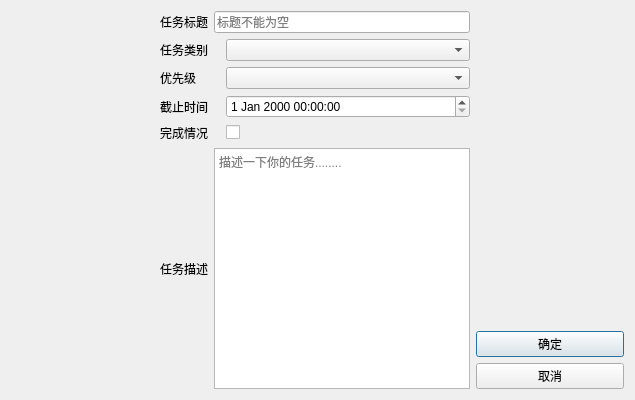
<?xml version="1.0" encoding="UTF-8"?>
<ui version="4.0">
 <class>TaskDialog</class>
 <widget class="QDialog" name="TaskDialog">
  <property name="geometry">
   <rect>
    <x>0</x>
    <y>0</y>
    <width>635</width>
    <height>400</height>
   </rect>
  </property>
  <property name="windowTitle">
   <string>Dialog</string>
  </property>
  <layout class="QHBoxLayout" name="horizontalLayout_7">
   <item>
    <spacer name="horizontalSpacer">
     <property name="orientation">
      <enum>Qt::Orientation::Horizontal</enum>
     </property>
     <property name="sizeHint" stdset="0">
      <size>
       <width>133</width>
       <height>20</height>
      </size>
     </property>
    </spacer>
   </item>
   <item>
    <layout class="QVBoxLayout" name="verticalLayout">
     <item>
      <layout class="QHBoxLayout" name="horizontalLayout">
       <item>
        <widget class="QLabel" name="titleLabel">
         <property name="maximumSize">
          <size>
           <width>60</width>
           <height>16777215</height>
          </size>
         </property>
         <property name="text">
          <string>任务标题</string>
         </property>
        </widget>
       </item>
       <item>
        <widget class="QLineEdit" name="title">
         <property name="placeholderText">
          <string>标题不能为空</string>
         </property>
        </widget>
       </item>
      </layout>
     </item>
     <item>
      <layout class="QHBoxLayout" name="horizontalLayout_2">
       <item>
        <widget class="QLabel" name="categoriesLabel">
         <property name="maximumSize">
          <size>
           <width>60</width>
           <height>16777215</height>
          </size>
         </property>
         <property name="text">
          <string>任务类别</string>
         </property>
        </widget>
       </item>
       <item>
        <widget class="QComboBox" name="categories">
         <property name="maximumSize">
          <size>
           <width>600</width>
           <height>16777215</height>
          </size>
         </property>
        </widget>
       </item>
      </layout>
     </item>
     <item>
      <layout class="QHBoxLayout" name="horizontalLayout_3">
       <item>
        <widget class="QLabel" name="priorityLabel">
         <property name="maximumSize">
          <size>
           <width>60</width>
           <height>16777215</height>
          </size>
         </property>
         <property name="text">
          <string>优先级</string>
         </property>
        </widget>
       </item>
       <item>
        <widget class="QComboBox" name="priority"/>
       </item>
      </layout>
     </item>
     <item>
      <layout class="QHBoxLayout" name="horizontalLayout_4">
       <item>
        <widget class="QLabel" name="deadlineLabel">
         <property name="maximumSize">
          <size>
           <width>60</width>
           <height>16777215</height>
          </size>
         </property>
         <property name="text">
          <string>截止时间</string>
         </property>
        </widget>
       </item>
       <item>
        <widget class="QDateTimeEdit" name="deadline"/>
       </item>
      </layout>
     </item>
     <item>
      <layout class="QHBoxLayout" name="horizontalLayout_5">
       <item>
        <widget class="QLabel" name="iscompleteLabel">
         <property name="maximumSize">
          <size>
           <width>60</width>
           <height>16777215</height>
          </size>
         </property>
         <property name="text">
          <string>完成情况</string>
         </property>
        </widget>
       </item>
       <item>
        <widget class="QCheckBox" name="iscomplete">
         <property name="text">
          <string/>
         </property>
        </widget>
       </item>
      </layout>
     </item>
     <item>
      <layout class="QHBoxLayout" name="horizontalLayout_6">
       <item>
        <widget class="QLabel" name="descriptionLabel">
         <property name="text">
          <string>任务描述</string>
         </property>
        </widget>
       </item>
       <item>
        <widget class="QPlainTextEdit" name="description">
         <property name="placeholderText">
          <string>描述一下你的任务........</string>
         </property>
        </widget>
       </item>
      </layout>
     </item>
    </layout>
   </item>
   <item>
    <layout class="QVBoxLayout" name="verticalLayout_3">
     <item>
      <spacer name="horizontalSpacer_2">
       <property name="orientation">
        <enum>Qt::Orientation::Horizontal</enum>
       </property>
       <property name="sizeHint" stdset="0">
        <size>
         <width>40</width>
         <height>20</height>
        </size>
       </property>
      </spacer>
     </item>
     <item>
      <spacer name="verticalSpacer">
       <property name="orientation">
        <enum>Qt::Orientation::Vertical</enum>
       </property>
       <property name="sizeHint" stdset="0">
        <size>
         <width>20</width>
         <height>40</height>
        </size>
       </property>
      </spacer>
     </item>
     <item>
      <layout class="QVBoxLayout" name="verticalLayout_2">
       <item>
        <widget class="QPushButton" name="okBtn">
         <property name="text">
          <string>确定</string>
         </property>
        </widget>
       </item>
       <item>
        <widget class="QPushButton" name="cancelBtn">
         <property name="text">
          <string>取消</string>
         </property>
        </widget>
       </item>
      </layout>
     </item>
    </layout>
   </item>
  </layout>
 </widget>
 <resources/>
 <connections/>
</ui>
